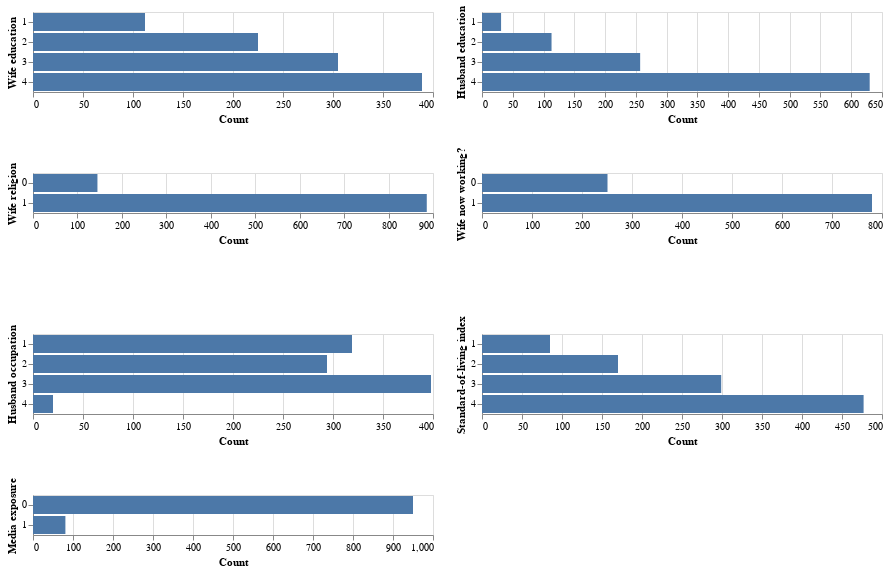

The code cell stored with this chart in its notebook:
### Markdown cell above
### 3.2 Counting combinations of categorical features

### Code cell
categorical_features = list(train_df.drop(columns=["Wife Age", "Number of children ever born", "Contraceptive method used"]).columns)
alt.Chart(train_df).mark_bar().encode(
    x=alt.X("count()", title="Count"),
    y=alt.Y(alt.repeat(), type="nominal"),
).repeat(categorical_features, columns=2)

### Figure 1 — Vega-Lite specification as saved in the notebook (floating-point values rounded to 4 significant figures; data arrays with more than 128 entries replaced by an {"elided": "..."} marker saying what was removed)
{"config": {"view": {"continuousWidth": 400, "continuousHeight": 300}}, "repeat": ["Wife education", "Husband education", "Wife religion", "Wife now working?", "Husband occupation", "Standard-of-living index", "Media exposure"], "spec": {"data": {"name": "data-2ecc569351b350be7a678684307e3d89"}, "mark": "bar", "encoding": {"x": {"type": "quantitative", "aggregate": "count", "title": "Count"}, "y": {"type": "nominal", "field": {"repeat": "repeat"}}}}, "columns": 2, "$schema": "https://vega.github.io/schema/vega-lite/v4.8.1.json", "datasets": {"data-2ecc569351b350be7a678684307e3d89": {"elided": "1031 records"}}}
